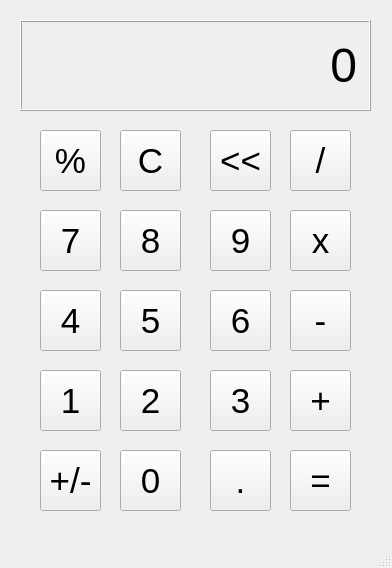
<?xml version="1.0" encoding="UTF-8"?>
<ui version="4.0">
 <class>MainWindow</class>
 <widget class="QMainWindow" name="MainWindow">
  <property name="geometry">
   <rect>
    <x>0</x>
    <y>0</y>
    <width>392</width>
    <height>568</height>
   </rect>
  </property>
  <property name="cursor">
   <cursorShape>ArrowCursor</cursorShape>
  </property>
  <property name="windowTitle">
   <string>Calculator</string>
  </property>
  <widget class="QWidget" name="centralwidget">
   <widget class="QLabel" name="outputlabel">
    <property name="geometry">
     <rect>
      <x>20</x>
      <y>20</y>
      <width>351</width>
      <height>91</height>
     </rect>
    </property>
    <property name="font">
     <font>
      <pointsize>36</pointsize>
     </font>
    </property>
    <property name="frameShape">
     <enum>QFrame::Box</enum>
    </property>
    <property name="frameShadow">
     <enum>QFrame::Raised</enum>
    </property>
    <property name="text">
     <string>0</string>
    </property>
    <property name="alignment">
     <set>Qt::AlignRight|Qt::AlignTrailing|Qt::AlignVCenter</set>
    </property>
    <property name="margin">
     <number>20</number>
    </property>
   </widget>
   <widget class="QPushButton" name="percentbutton">
    <property name="geometry">
     <rect>
      <x>40</x>
      <y>130</y>
      <width>61</width>
      <height>61</height>
     </rect>
    </property>
    <property name="font">
     <font>
      <pointsize>26</pointsize>
     </font>
    </property>
    <property name="text">
     <string>%</string>
    </property>
   </widget>
   <widget class="QPushButton" name="cbutton">
    <property name="geometry">
     <rect>
      <x>120</x>
      <y>130</y>
      <width>61</width>
      <height>61</height>
     </rect>
    </property>
    <property name="font">
     <font>
      <pointsize>26</pointsize>
     </font>
    </property>
    <property name="text">
     <string>C</string>
    </property>
   </widget>
   <widget class="QPushButton" name="arrowbutton">
    <property name="geometry">
     <rect>
      <x>210</x>
      <y>130</y>
      <width>61</width>
      <height>61</height>
     </rect>
    </property>
    <property name="font">
     <font>
      <pointsize>26</pointsize>
     </font>
    </property>
    <property name="text">
     <string>&lt;&lt;</string>
    </property>
   </widget>
   <widget class="QPushButton" name="dividebutton">
    <property name="geometry">
     <rect>
      <x>290</x>
      <y>130</y>
      <width>61</width>
      <height>61</height>
     </rect>
    </property>
    <property name="font">
     <font>
      <pointsize>26</pointsize>
     </font>
    </property>
    <property name="text">
     <string>/</string>
    </property>
   </widget>
   <widget class="QPushButton" name="ninebutton">
    <property name="geometry">
     <rect>
      <x>210</x>
      <y>210</y>
      <width>61</width>
      <height>61</height>
     </rect>
    </property>
    <property name="font">
     <font>
      <pointsize>26</pointsize>
     </font>
    </property>
    <property name="text">
     <string>9</string>
    </property>
   </widget>
   <widget class="QPushButton" name="eightbutton">
    <property name="geometry">
     <rect>
      <x>120</x>
      <y>210</y>
      <width>61</width>
      <height>61</height>
     </rect>
    </property>
    <property name="font">
     <font>
      <pointsize>26</pointsize>
     </font>
    </property>
    <property name="text">
     <string>8</string>
    </property>
   </widget>
   <widget class="QPushButton" name="sevenbutton">
    <property name="geometry">
     <rect>
      <x>40</x>
      <y>210</y>
      <width>61</width>
      <height>61</height>
     </rect>
    </property>
    <property name="font">
     <font>
      <pointsize>26</pointsize>
     </font>
    </property>
    <property name="text">
     <string>7</string>
    </property>
   </widget>
   <widget class="QPushButton" name="multiplybutton">
    <property name="geometry">
     <rect>
      <x>290</x>
      <y>210</y>
      <width>61</width>
      <height>61</height>
     </rect>
    </property>
    <property name="font">
     <font>
      <pointsize>26</pointsize>
     </font>
    </property>
    <property name="text">
     <string>x</string>
    </property>
   </widget>
   <widget class="QPushButton" name="sixbutton">
    <property name="geometry">
     <rect>
      <x>210</x>
      <y>290</y>
      <width>61</width>
      <height>61</height>
     </rect>
    </property>
    <property name="font">
     <font>
      <pointsize>26</pointsize>
     </font>
    </property>
    <property name="text">
     <string>6</string>
    </property>
   </widget>
   <widget class="QPushButton" name="fivebutton">
    <property name="geometry">
     <rect>
      <x>120</x>
      <y>290</y>
      <width>61</width>
      <height>61</height>
     </rect>
    </property>
    <property name="font">
     <font>
      <pointsize>26</pointsize>
     </font>
    </property>
    <property name="text">
     <string>5</string>
    </property>
   </widget>
   <widget class="QPushButton" name="fourbutton">
    <property name="geometry">
     <rect>
      <x>40</x>
      <y>290</y>
      <width>61</width>
      <height>61</height>
     </rect>
    </property>
    <property name="font">
     <font>
      <pointsize>26</pointsize>
     </font>
    </property>
    <property name="text">
     <string>4</string>
    </property>
   </widget>
   <widget class="QPushButton" name="minusbutton">
    <property name="geometry">
     <rect>
      <x>290</x>
      <y>290</y>
      <width>61</width>
      <height>61</height>
     </rect>
    </property>
    <property name="font">
     <font>
      <pointsize>26</pointsize>
     </font>
    </property>
    <property name="text">
     <string>-</string>
    </property>
   </widget>
   <widget class="QPushButton" name="threebutton">
    <property name="geometry">
     <rect>
      <x>210</x>
      <y>370</y>
      <width>61</width>
      <height>61</height>
     </rect>
    </property>
    <property name="font">
     <font>
      <pointsize>26</pointsize>
     </font>
    </property>
    <property name="text">
     <string>3</string>
    </property>
   </widget>
   <widget class="QPushButton" name="twobutton">
    <property name="geometry">
     <rect>
      <x>120</x>
      <y>370</y>
      <width>61</width>
      <height>61</height>
     </rect>
    </property>
    <property name="font">
     <font>
      <pointsize>26</pointsize>
     </font>
    </property>
    <property name="text">
     <string>2</string>
    </property>
   </widget>
   <widget class="QPushButton" name="onebutton">
    <property name="geometry">
     <rect>
      <x>40</x>
      <y>370</y>
      <width>61</width>
      <height>61</height>
     </rect>
    </property>
    <property name="font">
     <font>
      <pointsize>26</pointsize>
     </font>
    </property>
    <property name="text">
     <string>1</string>
    </property>
   </widget>
   <widget class="QPushButton" name="plusbutton">
    <property name="geometry">
     <rect>
      <x>290</x>
      <y>370</y>
      <width>61</width>
      <height>61</height>
     </rect>
    </property>
    <property name="font">
     <font>
      <pointsize>26</pointsize>
     </font>
    </property>
    <property name="text">
     <string>+</string>
    </property>
   </widget>
   <widget class="QPushButton" name="decimalbutton">
    <property name="geometry">
     <rect>
      <x>210</x>
      <y>450</y>
      <width>61</width>
      <height>61</height>
     </rect>
    </property>
    <property name="font">
     <font>
      <pointsize>26</pointsize>
     </font>
    </property>
    <property name="text">
     <string>.</string>
    </property>
   </widget>
   <widget class="QPushButton" name="zerobutton">
    <property name="geometry">
     <rect>
      <x>120</x>
      <y>450</y>
      <width>61</width>
      <height>61</height>
     </rect>
    </property>
    <property name="font">
     <font>
      <pointsize>26</pointsize>
     </font>
    </property>
    <property name="text">
     <string>0</string>
    </property>
   </widget>
   <widget class="QPushButton" name="plusminusbutton">
    <property name="geometry">
     <rect>
      <x>40</x>
      <y>450</y>
      <width>61</width>
      <height>61</height>
     </rect>
    </property>
    <property name="font">
     <font>
      <pointsize>26</pointsize>
     </font>
    </property>
    <property name="text">
     <string>+/-</string>
    </property>
   </widget>
   <widget class="QPushButton" name="equalbutton">
    <property name="geometry">
     <rect>
      <x>290</x>
      <y>450</y>
      <width>61</width>
      <height>61</height>
     </rect>
    </property>
    <property name="font">
     <font>
      <pointsize>26</pointsize>
     </font>
    </property>
    <property name="text">
     <string>=</string>
    </property>
   </widget>
  </widget>
  <widget class="QMenuBar" name="menubar">
   <property name="geometry">
    <rect>
     <x>0</x>
     <y>0</y>
     <width>392</width>
     <height>20</height>
    </rect>
   </property>
  </widget>
  <widget class="QStatusBar" name="statusbar"/>
 </widget>
 <resources/>
 <connections/>
</ui>
